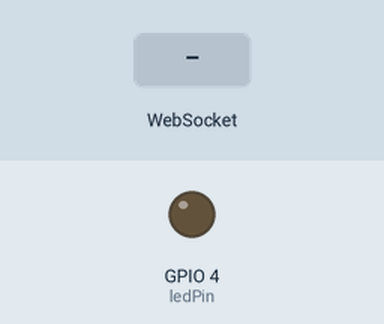
Simulated run of this sketch. Board: ESP32. Shown: output pins drawn as LEDs (lit = HIGH). Inputs (shaded band) come from the test bench. WiFi joins after 1.5 s; servers stay silent unless stated; what the sketch prints to the serial monitor is not drawn.

Above: at 3.2 s.
3.3 s: WebSocket text "LED is on" received
At 3.9 s:
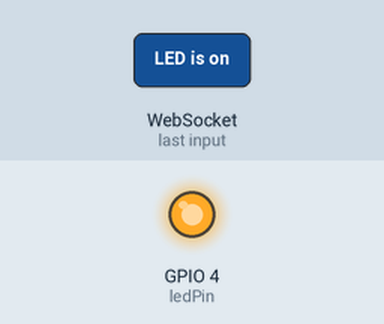
4.8 s: WebSocket text "LED is off" received
At 5.1 s:
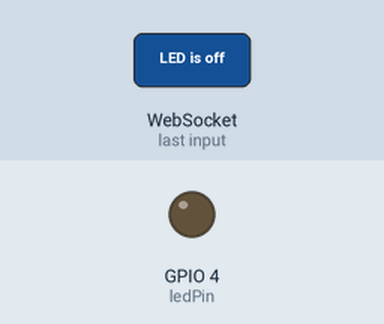
Timing chart, 0 to 7.8 s (numbered marks = the images above; inputs shaded):
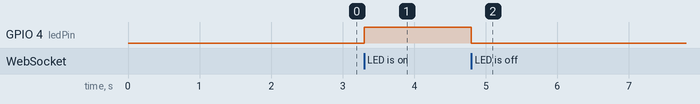

The sketch:

ESP32LedWiFiFirmware.ino
```cpp
#include <WiFi.h>
#include <WebSocketsClient.h>

const char* ssid     = "WIFI_NAME"; // setup you WiFi name
const char* password = "WIFI_PASSWORD_123"; // setup your password
const char* websockets_server_host = "192.168.100.18";
const uint16_t websockets_server_port = 5000;

// GPIO ID to control connected LED
const int ledPin =  4;

const int MAX_WIFI_ATTEMPTS_COUNT = 20;

WebSocketsClient webSocket;

void webSocketEvent(WStype_t type, uint8_t * payload, size_t length)
{
	if (type == WStype_TEXT)
	{
		//Serial.printf("Message: %s\n", payload);
		String message = String((char*)payload);

		if (message == "LED is on")
		{
			Serial.println("Turning LED ON");
			digitalWrite(ledPin, HIGH);
		}

		if (message == "LED is off")
		{
			Serial.println("Turning LED OFF");
			digitalWrite(ledPin, LOW);
		}
	}
}

void setup()
{
	Serial.begin(115200);
	Serial.print("Setup GPIO...\n");

	pinMode(ledPin, OUTPUT);
	digitalWrite(ledPin, LOW); // Ensure LED base state is OFF

	Serial.print("Setup WiFi...\n");
	WiFi.disconnect(true, true);
	WiFi.begin(ssid, password);
	uint8_t wifiAttempts = 0;
	while (WiFi.status() != WL_CONNECTED && wifiAttempts < MAX_WIFI_ATTEMPTS_COUNT)
	{
		Serial.print(".");
		delay(1000);
		if(wifiAttempts == 10)
		{
			WiFi.disconnect(true, true);
			WiFi.begin(ssid, password);
		}
		wifiAttempts++;
	}

	if (WiFi.status() == WL_CONNECTED)
	{
		Serial.print("WiFi configured");
		Serial.println(WiFi.localIP());

		Serial.println("Setup web server...\n");
		webSocket.begin(websockets_server_host, websockets_server_port, "/ws");
		webSocket.onEvent(webSocketEvent);
	}
	else
	{
		WiFi.disconnect(true, true);
		Serial.print("WiFi isn't setup");
	}
}

void loop()
{
	webSocket.loop();
}
```

Measured:
- after the input at 3.3 s, GPIO 4 (ledPin): LOW → HIGH at once
- after the input at 4.8 s, GPIO 4 (ledPin): HIGH → LOW at once
